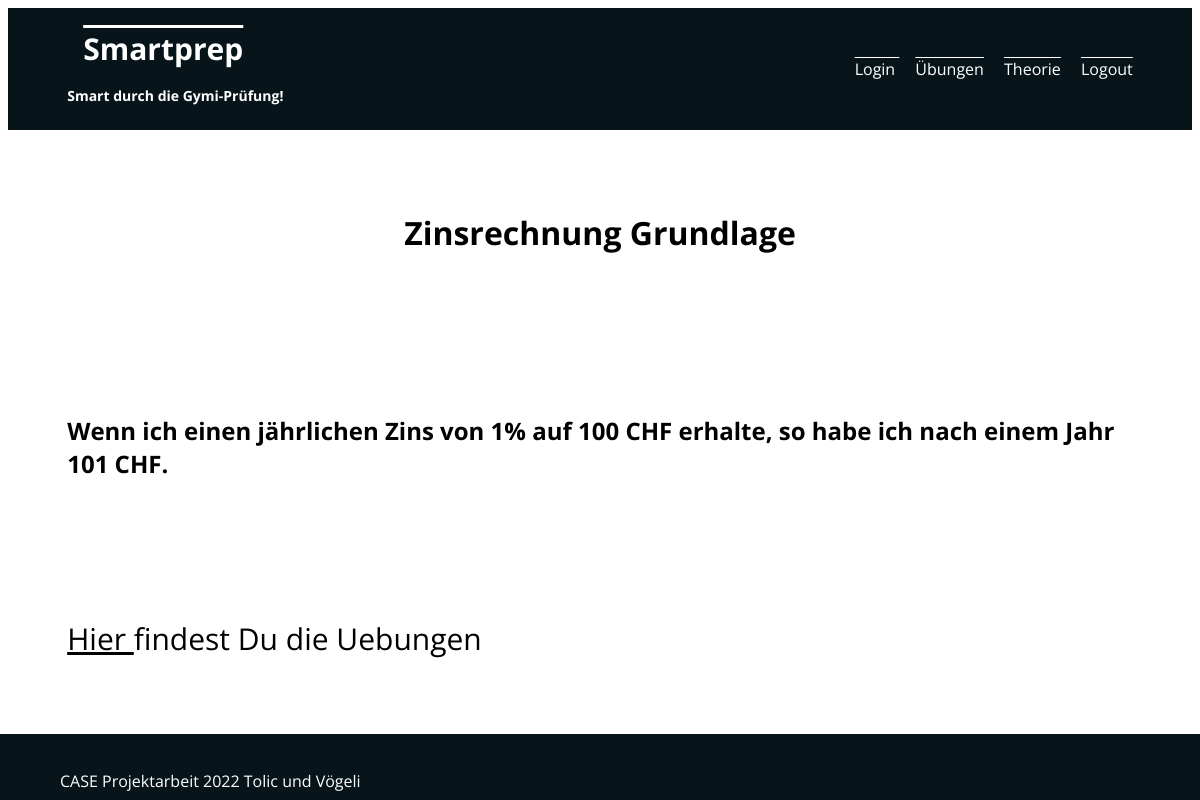
The page /theorie/2-zinsrechnung-grundlage/ on the database its author committed.
### prep/models.py (models this page shows, shortened)
class Thema(models.Model):
    id = models.IntegerField(unique=True, primary_key=True)
    slug = models.SlugField(unique=True)
    name = models.TextField(max_length=100)
    inhalt = models.TextField()

### prep/views.py (the view)
# urls.py: path('theorie/<slug:thema_slug>/', views.thema, name='thema'), # our-domain.com/theorie/<dynamic-path-segment>
def thema(request, thema_slug):
    try:
        selected_thema=Thema.objects.get(slug=thema_slug)
        return render(request,'prep/thema.html',{
            'thema_found':True,
            'thema_name':selected_thema.name,
            'thema_inhalt':selected_thema.inhalt
        })
    except Exception as exc:
        return render(request,'prep/theorie.html',{
            'theorie_found':False
        })

### prep/templates/prep/thema.html (shortened to what this page needs)
{% extends 'prep/base/base.html' %}
{% load static %}
{% block site_css %}
  <link rel="stylesheet" href="{% static 'prep/styles/math.css' %}">
{% endblock %}
{% block main_content %}
{% if thema_found %}
<h1>{{ thema_name }}</h1>
{% else %}
<p>Keine Übung mit diesem Namen vorhanden.</p>
{% endif %}
{% endblock %}
{% block second_content %}
<h2>{{ thema_inhalt }}</h2>
{% endblock %}
{% block third_content %}
<div class="change-text">
  <a href="{% url 'math' %}"class="btn-theorie">Hier </a>findest Du die Uebungen</div>
  </div>
{% endblock %}

### prep/static/prep/styles/base.css (style rules this page uses)
body { font-family: 'Open Sans'; }
a { color: black; }

### prep/static/prep/styles/math.css (style rules this page uses)
.btn-theorie { color: black; }
.change-text { font-size: 30px; }

### rows shown on the page
Thema: name "Zinsrechnung Grundlage", inhalt "Wenn ich einen jährlichen Zins von 1% auf 100 CHF erhalte, so habe ich nach einem Jahr 101 CHF."
